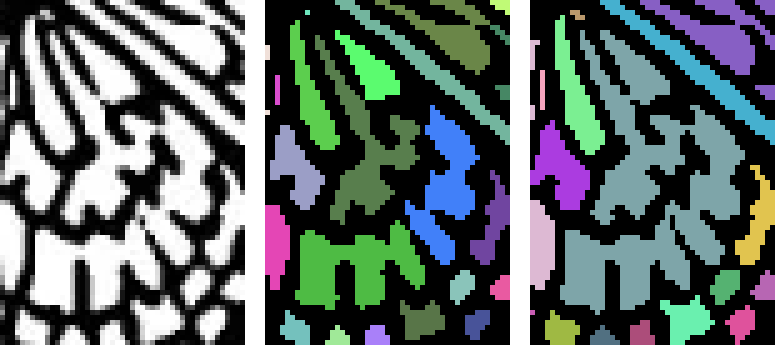
#> input picture research/region-fill/img/butterfly_leak_T200_vs_T128.png, 775 x 345 px
$ python render_labels.py img/butterfly_leak_T200_vs_T128.png img/garden-gate_regions_T128.png
#> lines starting #> are read from the running program, lines starting #| are printed output that depends on the picture
"""Render colorized region maps at two thresholds and a crop of the worst leak, for eyeballing."""
import sys, numpy as np
from PIL import Image
from scipy import ndimage
S4=[[0,1,0],[1,1,1],[0,1,0]]
path, out = sys.argv[1], sys.argv[2]
g = np.asarray(Image.open(path).convert("L"), dtype=np.uint8)
rng = np.random.default_rng(1)
def colorize(lab, n):
    pal = rng.integers(60, 255, size=(n+1,3), dtype=np.uint8); pal[0]=(0,0,0)
    return pal[lab]
sl, ns = ndimage.label(g>=200, structure=S4)
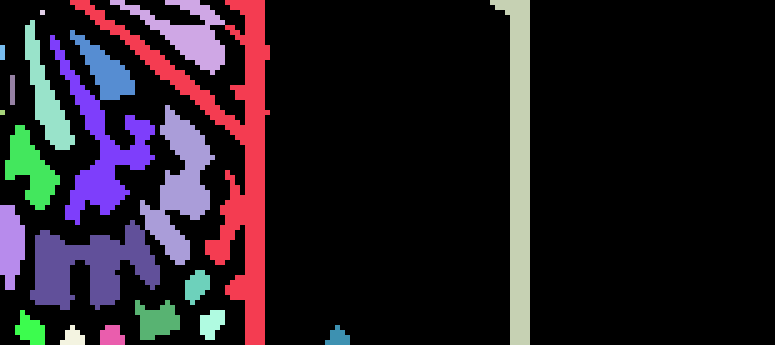
#> sl: shape (345, 775) int32; 22 distinct labels, from 0 to 21; one colour per label, 0 black
#> ns = 21
ll, nl = ndimage.label(g>=128, structure=S4)
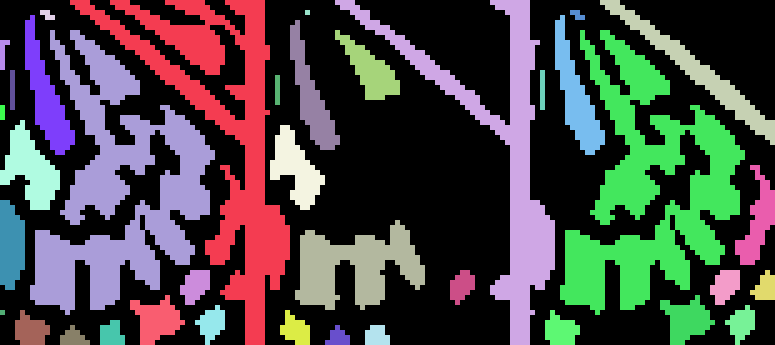
#> ll: shape (345, 775) int32; 39 distinct labels, from 0 to 38; one colour per label, 0 black
#> nl = 38
Image.fromarray(colorize(sl,ns)).resize((700,700), Image.NEAREST).save(f"{out}_T200.png")
#> in colorize, `pal = rng.integers(60, 255, size=(n + 1, 3), dtype=np.uint8)`: pal = 22 rows, first 8: [254, 233, 85], [203, 64, 159], [137, 187, 122], [202, 174, 121], [78, 239, 247], [184, 235, 87], [219, 144, 219], [192, 244, 188]
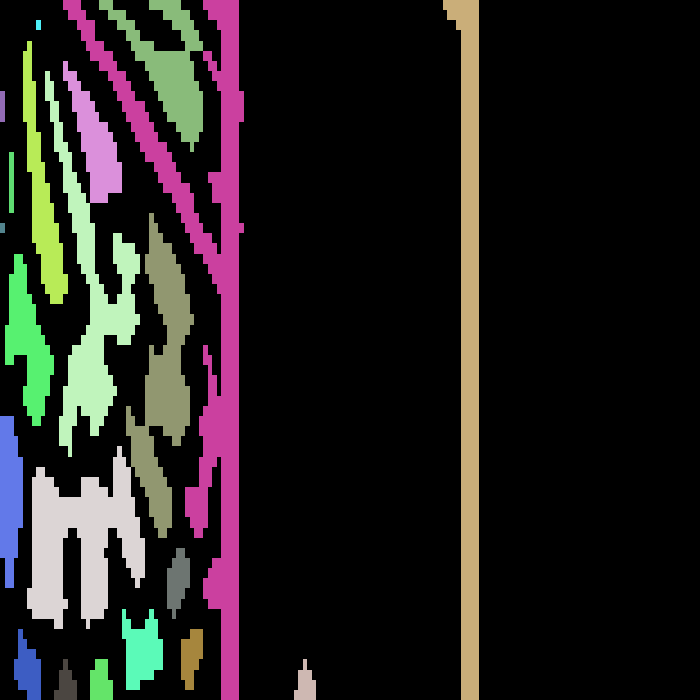
#> saved as garden-gate_regions_T128.png_T200.png: PIL image 700x700 RGB; mean R, G, B 34.9, 31.6, 30.4
Image.fromarray(colorize(ll,nl)).resize((700,700), Image.NEAREST).save(f"{out}_T128.png")
#> in colorize (call 2), `pal = rng.integers(60, 255, size=(n + 1, 3), dtype=np.uint8)`: pal = 39 rows, first 8: [177, 207, 208], [164, 114, 176], [116, 117, 139], [123, 67, 222], [147, 187, 149], [112, 200, 83], [87, 94, 180], [118, 83, 145]
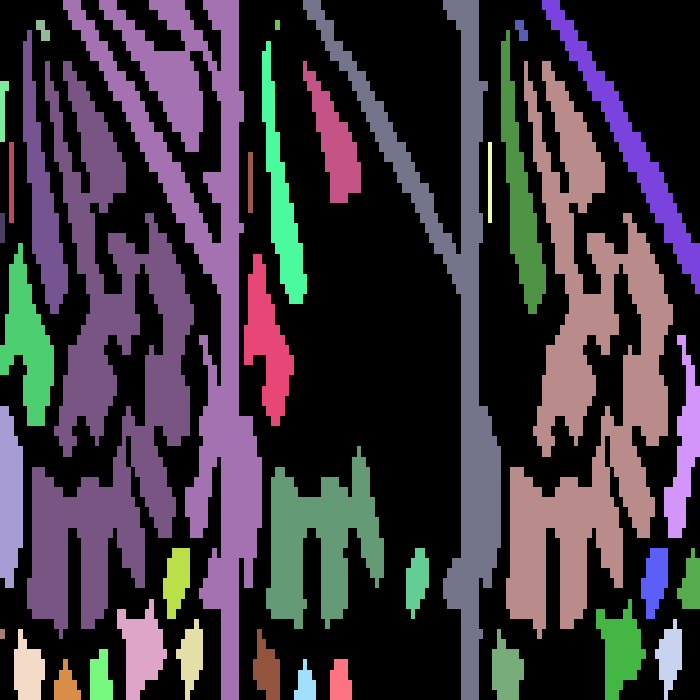
#> saved as garden-gate_regions_T128.png_T128.png: PIL image 700x700 RGB; mean R, G, B 62.5, 54.4, 63
# worst leak: loose region containing most strict regions
ssz=np.bincount(sl.ravel()); keep=np.nonzero(ssz>=50)[0]; keep=keep[keep>0]
#> after `ssz = np.bincount(sl.ravel())`: ssz = 22 values, max 214750 at index 0, min 25 at index 4, mean 12153.4
#> after `keep = np.nonzero(ssz >= 50)[0]`: keep = 20 values from 0 to 21
#> after `keep = keep[keep > 0]`: keep = 19 values from 1 to 21
flat_s=sl.ravel(); flat_l=ll.ravel(); order=np.argsort(flat_s,kind='stable'); rep=order[np.searchsorted(flat_s[order],keep)]
#> after `rep = order[np.searchsorted(flat_s[order], keep)]`: rep = 19 values from 70 to 252210
loose_of=flat_l[rep]; counts=np.bincount(loose_of); worst=counts.argmax()
#> after `loose_of = flat_l[rep]`: loose_of = 19 values, max 37 at index 18, min 1 at index 0, mean 17.68
#> after `counts = np.bincount(loose_of)`: counts = 38 values, max 4 at index 10, min 0 at index 0, mean 0.5
#> after `worst = counts.argmax()`: worst = 10
members = keep[loose_of==worst]
#> members = [6, 7, 10, 14]
ys,xs=np.nonzero(ll==worst); print("worst loose region", worst, "bbox", xs.min(),ys.min(),xs.max(),ys.max(), "strict members", len(members))
#| worst loose region 10 bbox 30 30 214 314 strict members 4
# pick second-worst that is smaller for a readable crop
cand=[(counts[i],i) for i in range(len(counts)) if counts[i]>1]
#> cand = [(2, 1), (4, 10)]
cand.sort(reverse=True)
for c,i in cand[:6]:
    ys,xs=np.nonzero(ll==i); print(f"  loose {i}: {c} strict regions, bbox {xs.min()},{ys.min()}-{xs.max()},{ys.max()} size {(ll==i).sum()}")
#> this loop made 2 passes
#|   loose 10: 4 strict regions, bbox 30,30-214,314 size 21425
#|   loose 1: 2 strict regions, bbox 70,0-289,344 size 18950
c,i = [t for t in cand if 60 < (ll==t[1]).sum() < 20000][0]
#> c = 2; i = 1
ys,xs=np.nonzero(ll==i); x0,y0,x1,y1=max(xs.min()-6,0),max(ys.min()-6,0),min(xs.max()+6,842),min(ys.max()+6,842)
#> after `ys, xs = np.nonzero(ll == i)`: ys = 18950 values from 0 to 344; xs = 18950 values, max 289 at index 13939, min 70 at index 0, mean 222.5
#> after `x0, y0, x1, y1 = (max(xs.min() - 6, 0), max(ys.min() - 6, 0), min(xs.m`: x0 = 64; y0 = 0; x1 = 295; y1 = 350
crop=g[y0:y1+1,x0:x1+1]
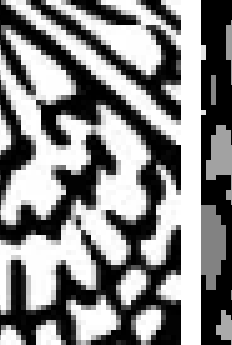
#> crop: shape (345, 232); min 0, max 255, mean 135.2
# show: grey crop | strict labels | loose labels, side by side, zoomed
rgb=np.stack([crop]*3,-1)
sc=colorize(sl[y0:y1+1,x0:x1+1], ns); lc=colorize(ll[y0:y1+1,x0:x1+1], nl)
#> in colorize (call 3), `pal = rng.integers(60, 255, size=(n + 1, 3), dtype=np.uint8)`: pal = 22 rows, first 8: [111, 168, 195], [142, 118, 64], [179, 182, 183], [148, 132, 221], [210, 218, 232], [213, 212, 240], [178, 196, 166], [222, 201, 63]
#> call 4 of colorize, with n = 38
#> in colorize (call 4), `return pal[lab]`:
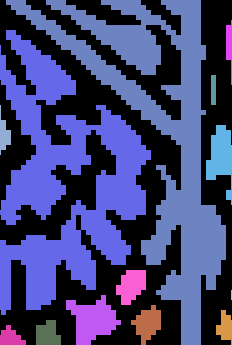
#> returned value: shape (345, 232, 3); mean of channels 0, 1, 2 62.8, 64.9, 114.9; drawn as R, G, B
panel=np.concatenate([rgb, np.full((crop.shape[0],4,3),255,np.uint8), sc, np.full((crop.shape[0],4,3),255,np.uint8), lc],1)
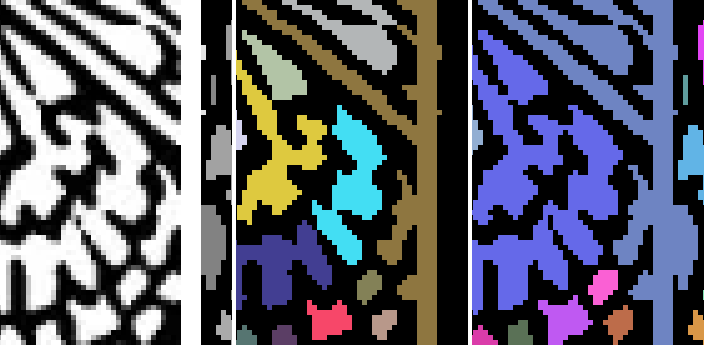
#> panel: shape (345, 704, 3); mean of channels 0, 1, 2 89, 90.5, 102.9; drawn as R, G, B
z=max(1, 900//panel.shape[1])
#> z = 1
Image.fromarray(panel).resize((panel.shape[1]*z, panel.shape[0]*z), Image.NEAREST).save(f"{out}_leak_crop.png")
print("leak crop from loose region", i, "bbox", x0,y0,x1,y1, "zoom", z)
#| leak crop from loose region 1 bbox 64 0 295 350 zoom 1

$ run again, on research/region-fill/img/halo_grow_multiply_crop.png
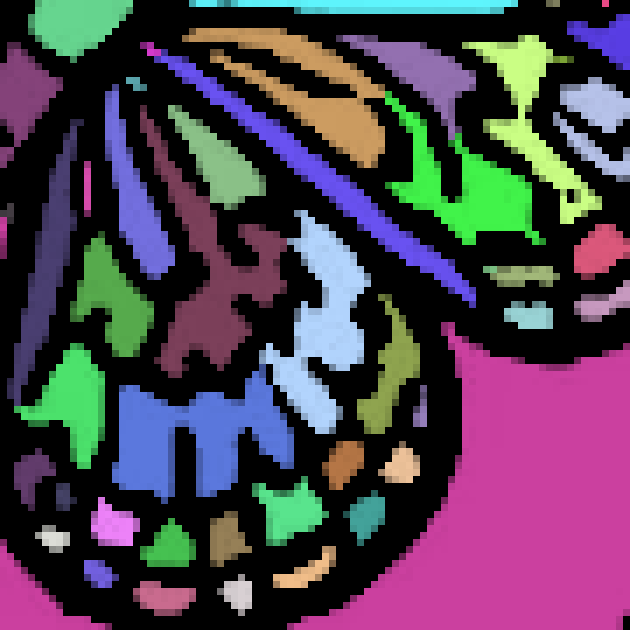
#> input picture research/region-fill/img/halo_grow_multiply_crop.png, 630 x 630 px
#> sl: shape (630, 630) int32; 15 distinct labels, from 0 to 14
#> ns = 14
#> `ll, nl = ndimage.label(g>=128, structure=S4)`:
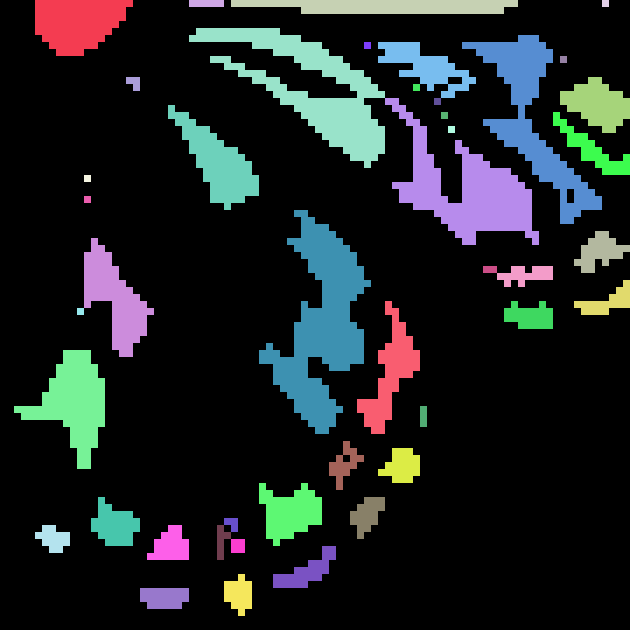
#> ll: shape (630, 630) int32; 45 distinct labels, from 0 to 44; one colour per label, 0 black
#> nl = 44
#> pal = 15 rows, first 8: [254, 233, 85], [203, 64, 159], [137, 187, 122], [202, 174, 121], [78, 239, 247], [184, 235, 87], [219, 144, 219], [192, 244, 188]
#> pal = 45 rows, first 8: [117, 113, 91], [250, 184, 61], [93, 195, 166], [134, 61, 75], [70, 65, 100], [228, 105, 206], [184, 178, 156], [177, 207, 208]
#> ssz = [381857, 294, 882, 4900, 686, 5243, 98, 1764, 147, 49, 49, 49, 49, 294, 539]
#> keep = [0, 1, 2, 3, 4, 5, 6, 7, 8, 13, 14]
#> keep = [1, 2, 3, 4, 5, 6, 7, 8, 13, 14]
#> rep = [308, 364, 22575, 119651, 141428, 220766, 225197, 282639, 335202, 366261]
#> loose_of = [3, 3, 6, 6, 21, 21, 21, 33, 38, 43]
#> counts = 44 values, max 3 at index 21, min 0 at index 0, mean 0.227
#> worst = 21
#> members = [5, 6, 7]
#> ys = 10731 values from 210 to 433; xs = 10731 values, max 370 at index 2939, min 259 at index 6664, mean 321
#| worst loose region 21 bbox 259 210 370 433 strict members 3
#> cand = [(2, 3), (2, 6), (3, 21)]
#> the loop `for c,i in cand[:6]:` made 3 passes
#> (printed output is left out)
#> `c,i = [t for t in cand if 60 < (ll==t[1]).sum() < 20000][0]`: c = 3; i = 21
#> x0 = 253; y0 = 204; x1 = 376; y1 = 439
#> pal = 15 rows, first 8: [131, 188, 111], [168, 195, 142], [118, 64, 179], [182, 183, 148], [132, 221, 210], [218, 232, 213], [212, 240, 178], [196, 166, 222]
#> `Image.fromarray(panel).resize((panel.shape[1]*z, panel.shape[0]*z), Im..`:
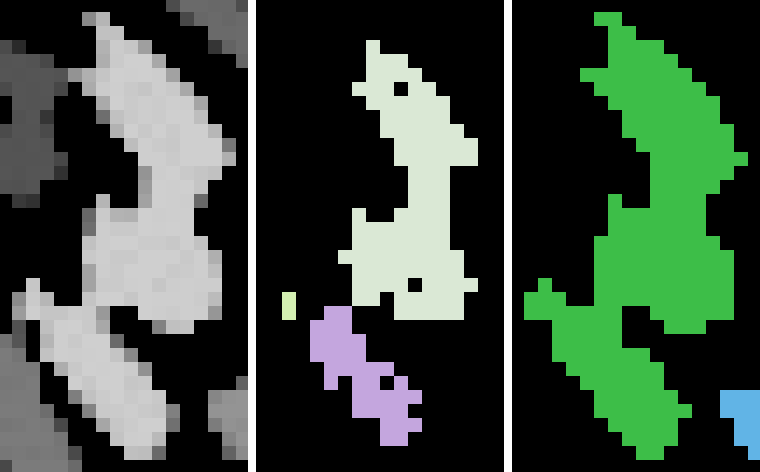
#> saved as halo_grow_multiply_crop.png_leak_crop.png: PIL image 760x472 RGB; mean R, G, B 60.1, 76.2, 62.3
#| leak crop from loose region 21 bbox 253 204 376 439 zoom 2

$ run again, on research/region-fill/img/halo_grow_multiply_full.png
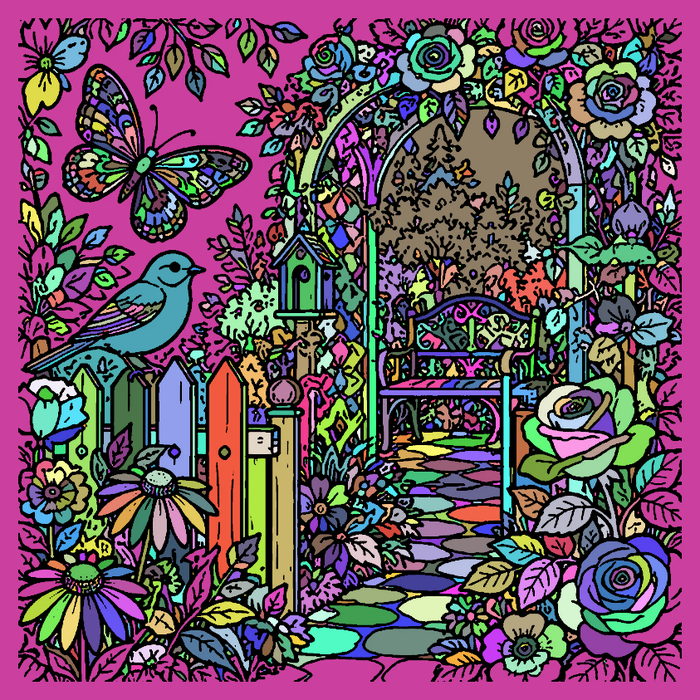
#> input picture research/region-fill/img/halo_grow_multiply_full.png, 700 x 700 px
#> sl: shape (700, 700) int32; 2263 distinct labels, from 0 to 2262
#> ns = 2262
#> `ll, nl = ndimage.label(g>=128, structure=S4)`:
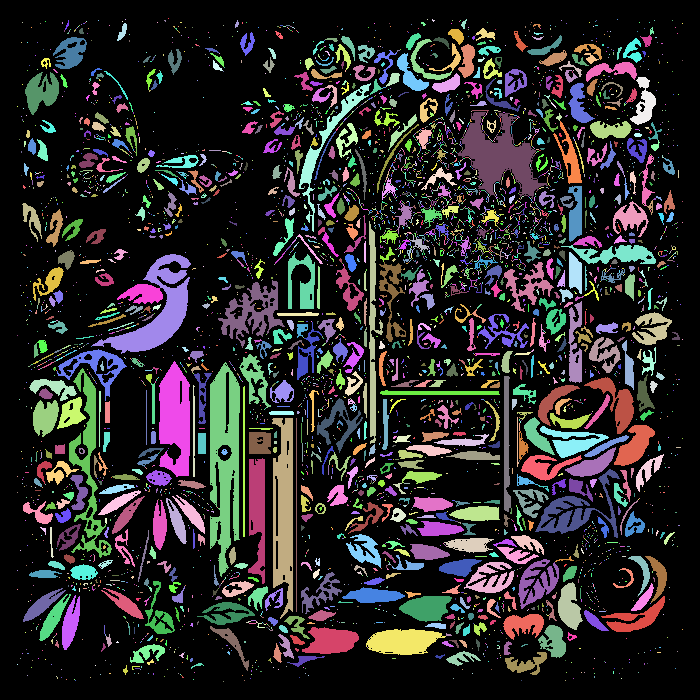
#> ll: shape (700, 700) int32; 4689 distinct labels, from 0 to 4688; one colour per label, 0 black
#> nl = 4688
#> pal = 2263 rows, first 8: [254, 233, 85], [203, 64, 159], [137, 187, 122], [202, 174, 121], [78, 239, 247], [184, 235, 87], [219, 144, 219], [192, 244, 188]
#> ssz = 2263 values, max 468261 at index 0, min 1 at index 2, mean 216.5
#> keep = 79 values from 0 to 2221
#> keep = 78 values from 32 to 2221
#> rep = 78 values from 31862 to 456938
#> loose_of = 78 values, max 4573 at index 77, min 178 at index 1, mean 2476.2
#> counts = 4574 values, max 3 at index 3392, min 0 at index 0, mean 0.0171
#> worst = 3392
#> members = [1126, 1201, 1217]
#> ys = 688 values from 398 to 452; xs = 688 values, max 362 at index 217, min 317 at index 372, mean 337.9
#| worst loose region 3392 bbox 317 398 362 452 strict members 3
#> cand = [(2, 261), (2, 284), (2, 348), (2, 979), (2, 1862), (2, 2886), (3, 3392), (2, 3659), (2, 4354)]
#> the loop `for c,i in cand[:6]:` made 6 passes
#> (printed output is left out)
#> `c,i = [t for t in cand if 60 < (ll==t[1]).sum() < 20000][0]`: c = 3; i = 3392
#> x0 = 311; y0 = 392; x1 = 368; y1 = 458
#> pal = 2263 rows, first 8: [231, 138, 140], [98, 171, 243], [154, 123, 228], [193, 131, 248], [199, 141, 232], [231, 193, 145], [167, 245, 100], [119, 138, 93]
#> `Image.fromarray(panel).resize((panel.shape[1]*z, panel.shape[0]*z), Im..`:
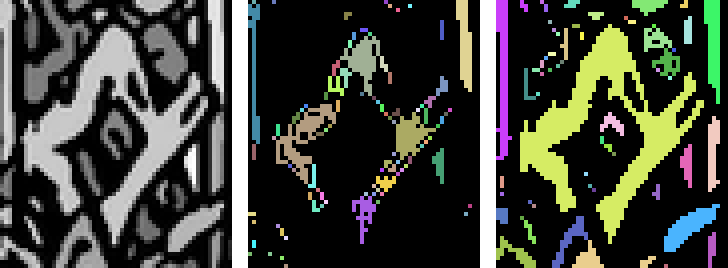
#> saved as halo_grow_multiply_full.png_leak_crop.png: PIL image 728x268 RGB; mean R, G, B 64.3, 66.9, 58.5
#| leak crop from loose region 3392 bbox 311 392 368 458 zoom 4
